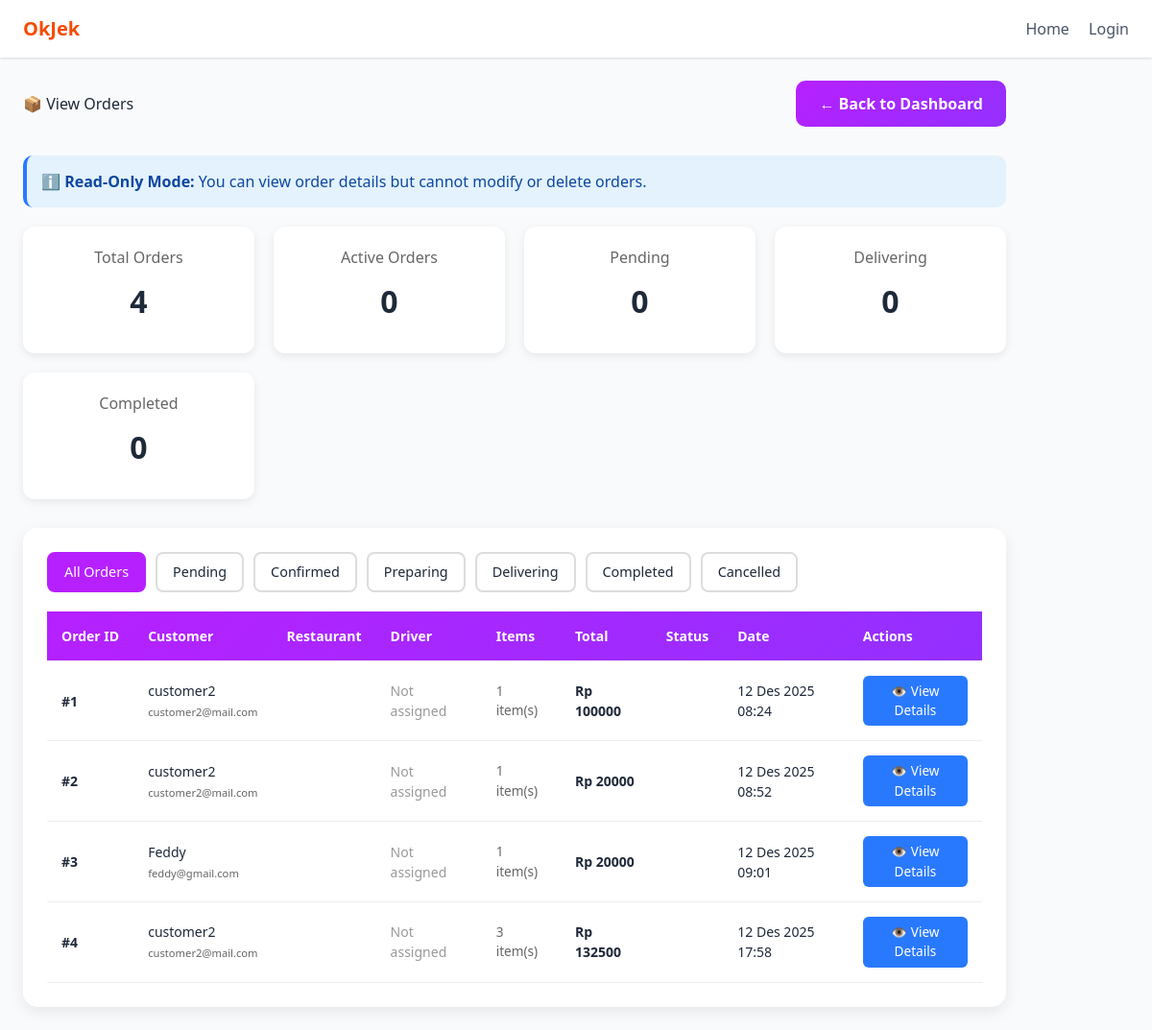
Page /orders/ (signed in) on the committed database.
### orders/models.py (models this page shows, shortened)
class Order(models.Model):
    STATUS_PENDING = 'pending'            # dibuat customer, menunggu restoran konfirmasi
    STATUS_ACCEPTED = 'accepted'          # restoran setuju
    STATUS_PREPARING = 'preparing'        # restoran menyiapkan
    STATUS_READY = 'ready_for_pickup'     # siap diambil driver
    STATUS_PICKED = 'picked'              # driver ambil
    STATUS_DELIVERING = 'delivering'      # driver mengantar
    STATUS_DELIVERED = 'delivered'        # driver sudah antar (tiba di customer)
    STATUS_COMPLETED = 'completed'        # transaksi selesai / sudah dibayar & konfirmasi
    STATUS_CANCELLED = 'cancelled'
    STATUS_CHOICES = [
        (STATUS_PENDING, 'Pending'),
        (STATUS_ACCEPTED, 'Accepted'),
        (STATUS_PREPARING, 'Preparing'),
        (STATUS_READY, 'Ready for pickup'),
        (STATUS_PICKED, 'Picked by driver'),
        (STATUS_DELIVERING, 'Delivering'),
        (STATUS_DELIVERED, 'Delivered'),
        (STATUS_COMPLETED, 'Completed'),
        (STATUS_CANCELLED, 'Cancelled'),
    ]
    PAYMENT_UNPAID = 'unpaid'
    PAYMENT_PAID = 'paid'
    PAYMENT_CHOICES = [
        (PAYMENT_UNPAID, 'Unpaid'),
        (PAYMENT_PAID, 'Paid'),
    ]
    customer = models.ForeignKey(settings.AUTH_USER_MODEL, on_delete=models.CASCADE, related_name='customer_orders')
    restaurant = models.ForeignKey(Restaurant, on_delete=models.CASCADE, related_name='orders')
    driver = models.ForeignKey(settings.AUTH_USER_MODEL, on_delete=models.SET_NULL, null=True, blank=True, related_name='driver_orders')
    total_price = models.DecimalField(max_digits=12, decimal_places=2, default=0)
    status = models.CharField(max_length=32, choices=STATUS_CHOICES, default=STATUS_PENDING)
    payment_status = models.CharField(max_length=16, choices=PAYMENT_CHOICES, default=PAYMENT_UNPAID)
    created_at = models.DateTimeField(auto_now_add=True)
    updated_at = models.DateTimeField(auto_now=True)
    picked_at = models.DateTimeField(null=True, blank=True)
    delivered_at = models.DateTimeField(null=True, blank=True)
    completed_at = models.DateTimeField(null=True, blank=True)
    notes = models.TextField(blank=True, null=True)

### accounts/models.py (models this page shows, shortened)
class User(AbstractUser):
    ROLE_CHOICES = (
        ('admin', 'Administrator'),
        ('restaurant', 'Restaurant'),
        ('driver', 'Driver'),
        ('customer', 'Customer'),
    )
    role = models.CharField(max_length=20, choices=ROLE_CHOICES, default='customer')
    is_approved = models.BooleanField(default=False)

### accounts/views.py (the view)
# urls.py: path("orders/", views.manage_orders, name="orders"),
@admin_required
@admin_required
def manage_orders(request):
    from orders.models import Order
    orders = Order.objects.select_related('customer', 'restaurant', 'driver').prefetch_related('items').all()
    total_orders = orders.count()
    pending_orders = orders.filter(status='pending').count()
    delivering_orders = orders.filter(status='delivering').count()
    completed_orders = orders.filter(status='completed').count()
    active_orders = orders.filter(status__in=['pending', 'confirmed', 'preparing', 'delivering']).count()
    context = {
        'orders': orders,
        'total_orders': total_orders,
        'pending_orders': pending_orders,
        'delivering_orders': delivering_orders,
        'completed_orders': completed_orders,
        'active_orders': active_orders,
    }
    return render(request, "adminpanel/orders.html", context)

### accounts/views.py (called while the page is built)
def admin_required(view_func):
    return user_passes_test(lambda u: u.is_authenticated and u.role == "admin")(view_func)

### templates/adminpanel/orders.html (shortened to what this page needs)
{% extends "base.html" %}
{% load static %}
{% block content %}
<div class="container mt-5">
    <div class="page-header">
        <h1 class="fw-bold">📦 View Orders</h1>
        <a href="{% url 'accounts:admin_dashboard' %}" class="btn-primary">← Back to Dashboard</a>
    </div>
    <div class="read-only-notice">
        <p>ℹ️ <strong>Read-Only Mode:</strong> You can view order details but cannot modify or delete orders.</p>
    </div>
    <div class="stats-row">
        <div class="stat-card">
            <p>Total Orders</p>
            <h3>{{ total_orders|default:"0" }}</h3>
        </div>
        <div class="stat-card">
            <p>Active Orders</p>
            <h3>{{ active_orders|default:"0" }}</h3>
        </div>
        <div class="stat-card">
            <p>Pending</p>
            <h3>{{ pending_orders|default:"0" }}</h3>
        </div>
        <div class="stat-card">
            <p>Delivering</p>
            <h3>{{ delivering_orders|default:"0" }}</h3>
        </div>
        <div class="stat-card">
            <p>Completed</p>
            <h3>{{ completed_orders|default:"0" }}</h3>
        </div>
    </div>
    <div class="table-container">
        <div class="filter-section">
            <button class="filter-btn active" onclick="filterOrders('all')">All Orders</button>
            <button class="filter-btn" onclick="filterOrders('pending')">Pending</button>
            <button class="filter-btn" onclick="filterOrders('confirmed')">Confirmed</button>
            <button class="filter-btn" onclick="filterOrders('preparing')">Preparing</button>
            <button class="filter-btn" onclick="filterOrders('delivering')">Delivering</button>
            <button class="filter-btn" onclick="filterOrders('completed')">Completed</button>
            <button class="filter-btn" onclick="filterOrders('cancelled')">Cancelled</button>
        </div>
        {% if orders %}
        <table class="table">
            <thead>
                <tr>
                    <th>Order ID</th>
                    <th>Customer</th>
                    <th>Restaurant</th>
                    <th>Driver</th>
                    <th>Items</th>
                    <th>Total</th>
                    <th>Status</th>
                    <th>Date</th>
                    <th>Actions</th>
                </tr>
            </thead>
            <tbody>
                {% for order in orders %}
                <tr data-status="{{ order.status }}">
                    <td><strong>#{{ order.id }}</strong></td>
                    <td>
                        {{ order.customer.username }}
                        <br><small style="color: #666;">{{ order.customer.email }}</small>
                    </td>
                    <td>{{ order.restaurant.username }}</td>
                    <td>
                        {% if order.driver %}
                        {{ order.driver.username }}
                        {% else %}
                        <span style="color: #999;">Not assigned</span>
                        {% endif %}
                    </td>
                    <td>
                        <div class="order-items">
                            {{ order.items.count }} item(s)
                        </div>
                    </td>
                    <td><strong>Rp {{ order.total_price|floatformat:0 }}</strong></td>
                    <td>
                    </td>
                    <td>{{ order.created_at|date:"d M Y H:i" }}</td>
                    <td>
                        <div class="action-buttons">
                            <button onclick="viewOrder({{ order.id }})" class="btn-sm btn-view" title="View Details">👁️ View Details</button>
                        </div>
                    </td>
                </tr>
                {% endfor %}
            </tbody>
        </table>
        {% else %}
        <div class="empty-state">
            <h3>📦 No Orders Yet</h3>
            <p>There are no orders in the system.</p>
        </div>
        {% endif %}
    </div>
</div>
{% endblock %}

### templates/adminpanel/orders.html (style rules this page uses)
.page-header { display: flex; justify-content: space-between; align-items: center; margin-bottom: 30px; }
.btn-primary { background: linear-gradient(135deg, #b620ff, #9330ff); color: white; padding: 12px 24px; border-radius: 10px; text-decoration: none; border: none; font-weight: 600; transition: 0.2s ease; cursor: pointer; display: inline-block; }
.stats-row { display: grid; grid-template-columns: repeat(auto-fit, minmax(200px, 1fr)); gap: 20px; margin-bottom: 30px; }
.stat-card { background: white; padding: 20px; border-radius: 12px; box-shadow: 0 3px 10px rgba(0,0,0,0.08); text-align: center; }
.stat-card h3 { font-size: 2rem; margin: 10px 0; font-weight: bold; }
.stat-card p { color: #666; margin: 0; }
.table-container { background: white; border-radius: 15px; padding: 25px; box-shadow: 0 5px 15px rgba(0,0,0,0.08); }
.table { width: 100%; border-collapse: collapse; }
.table thead { background: linear-gradient(135deg, #b620ff, #9330ff); color: white; }
.table th { padding: 15px; text-align: left; font-weight: 600; }
.table td { padding: 15px; border-bottom: 1px solid #eee; }
.action-buttons { display: flex; gap: 8px; flex-wrap: wrap; }
.btn-sm { padding: 6px 12px; border-radius: 6px; border: none; cursor: pointer; font-size: 0.85rem; text-decoration: none; transition: 0.2s ease; }
.btn-view { background-color: #2979ff; color: white; }
.filter-section { margin-bottom: 20px; display: flex; gap: 10px; flex-wrap: wrap; }
.filter-btn { padding: 8px 16px; border-radius: 8px; border: 2px solid #ddd; background: white; cursor: pointer; transition: 0.2s ease; font-size: 0.9rem; }
.filter-btn:hover, .filter-btn.active { border-color: #b620ff; background-color: #b620ff; color: white; }
.order-items { font-size: 0.85rem; color: #666; }
.read-only-notice { background: #e3f2fd; padding: 15px; border-radius: 10px; margin-bottom: 20px; border-left: 4px solid #2979ff; }
.read-only-notice p { margin: 0; color: #0d47a1; font-weight: 500; }

### rows in the picture
Order: id "1", customer.username "customer2", customer.email "customer2@mail.com", shows "Not assigned", items.count "1", total_price "100000", created_at "12 Des 2025 08:24"
Order: id "2", customer.username "customer2", customer.email "customer2@mail.com", shows "Not assigned", items.count "1", total_price "20000", created_at "12 Des 2025 08:52"
Order: id "3", customer.username "Feddy", customer.email "feddy@gmail.com", shows "Not assigned", items.count "1", total_price "20000", created_at "12 Des 2025 09:01"
Order: id "4", customer.username "customer2", customer.email "customer2@mail.com", shows "Not assigned", items.count "3", total_price "132500", created_at "12 Des 2025 17:58"

### other values in the picture
{{ total_orders|default:"0" }} "4"
{{ active_orders|default:"0" }} "0"
{{ pending_orders|default:"0" }} "0"
{{ delivering_orders|default:"0" }} "0"
{{ completed_orders|default:"0" }} "0"
